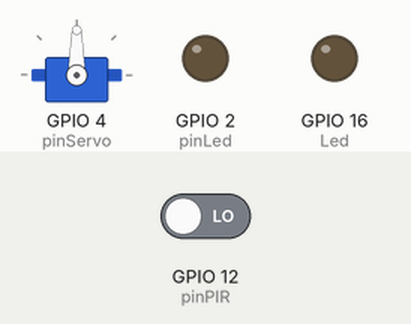
This sketch was run on a simulated ESP32. Shown: servo, output pins drawn as LEDs (lit = HIGH). The inputs (shaded band) are chosen by the test bench; at power-on: GPIO 12 (pinPIR) LOW. WiFi joins after 1.5 s; servers stay silent unless stated; no MQTT or app messages arrive unless stated; what the sketch prints to the serial monitor is not drawn.

Above: at 2.7 s.
2.8 s: GPIO 12 (pinPIR) driven HIGH
At 4.2 s:
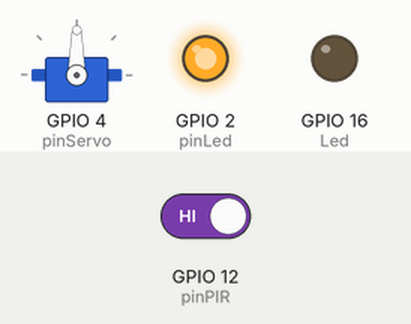
5.8 s: GPIO 12 (pinPIR) driven LOW
At 9.2 s:
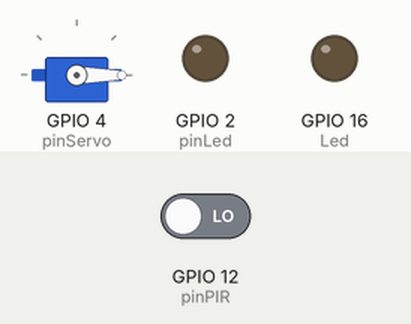
Timing chart, 0 to 10.7 s (numbered marks = the images above; inputs shaded):
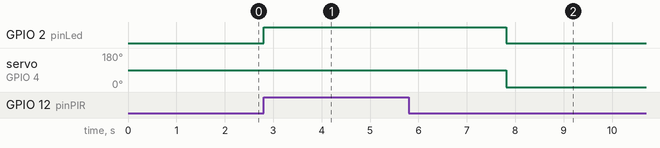

Measured:
- after the input at 2.8 s, GPIO 2 (pinLed): LOW → HIGH at once; servo on GPIO 4 (pinServo): stays 90° (without the input it goes to 0° after 2.2 s)
- after the input at 5.8 s, GPIO 2 (pinLed): HIGH → LOW after 2.0 s; servo on GPIO 4 (pinServo): 90° → 0° after 2.0 s

The sketch:

Proyecto-Pir.ino
```cpp
#include <ESP32Servo.h>
#include <WiFi.h>
#include <PubSubClient.h>

WiFiClient esp32Client;
PubSubClient mqttClient(esp32Client);

const char* ssid = "INFINITUM0D51_2.4";
const char* pass = "XaZ4hU9VCZ";
char* server = "44.206.123.12";
const int mqttPort = 1883;

char* subscribeTopic = "";
char* publishTopic = "esp32.Datos";
const char* mqttUser = "guest";
const char* mqttPassword = "guest";

int var = 0;
char datos[40];
String resultS = "";

void wifiInit() {
    Serial.print("Conectándose a ");
    Serial.println(ssid);

    WiFi.begin(ssid, pass);

    while (WiFi.status() != WL_CONNECTED) {
        Serial.print(".");
        delay(500);
    }
    Serial.println("");
    Serial.println("Conectado a WiFi");
    Serial.println("Dirección IP: ");
    Serial.println(WiFi.localIP());
}

void reconnect() {
    while (!mqttClient.connected()) {
        Serial.print("Intentando conectarse MQTT...");

        if (mqttClient.connect("arduinoClient", mqttUser, mqttPassword)) {
            Serial.println("Conectado");

            mqttClient.subscribe(subscribeTopic);
        } else {
            Serial.print("Fallo, rc=");
            Serial.print(mqttClient.state());
            Serial.println(" intentar de nuevo en 5 segundos");
            // Esperar 5 segundos antes de intentar de nuevo
            delay(5000);
        }
    }
}

void callback(char* topic, byte* payload, unsigned int length) {
    Serial.print("Mensaje recibido [");
    Serial.print(topic);
    Serial.print("] ");

    char payload_string[length + 1];

    int resultI;

    memcpy(payload_string, payload, length);
    payload_string[length] = '\0';
    resultI = atoi(payload_string);

    var = resultI;
    resultS = "";
    for (int i = 0; i < length; i++) {
        resultS = resultS + (char)payload[i];
    }
    Serial.println();
}

// Agregar las variables relacionadas con el sensor PIR
int pinServo = 4;
int Led = 16;
Servo servo;
int pinLed = 2;
int pinPIR = 12;
bool objetoDetectadoFlag = false;
bool mostrarDeteccion = false;
int contadorObjetos = 0;
unsigned long tiempoDeteccion = 0;
bool servoVueltaOriginal = false; // Indica si el servo ha vuelto a su posición original

// Eliminar la función "readUltrasonicDistance"

void setup() {
    Serial.begin(115200);
    pinMode(pinPIR, INPUT); // Configurar el pin del sensor PIR como entrada
    pinMode(pinLed, OUTPUT);
    pinMode(Led, OUTPUT);
    servo.attach(pinServo);
    wifiInit();
    mqttClient.setServer(server, mqttPort);
    mqttClient.setCallback(callback);
}

void loop() {
    if (!mqttClient.connected()) {
        reconnect();
    }
    mqttClient.loop();

    // Leer el estado del sensor PIR
    int pirState = digitalRead(pinPIR);

    char payload[50]; // Puedes ajustar el tamaño según los datos que enviarás
    snprintf(payload, sizeof(payload), "Personas" ); // Cambiar el mensaje por "Persona"

    if (pirState == HIGH && !objetoDetectadoFlag) { // Si se detecta movimiento y aún no se ha registrado un objeto detectado
        digitalWrite(pinLed, HIGH);
        objetoDetectadoFlag = true;
        mostrarDeteccion = true;
        contadorObjetos++;
        servo.write(90);
        tiempoDeteccion = millis();
        servoVueltaOriginal = false; // Reiniciar el indicador de retorno a la posición original
    } else if (pirState == LOW) { // Si no se detecta movimiento
        objetoDetectadoFlag = false;
        if (!servoVueltaOriginal && millis() - tiempoDeteccion >= 5000) {
            servo.write(0);
            digitalWrite(pinLed, LOW);
            if (tiempoDeteccion >= 3000) {
                digitalWrite(Led, HIGH);
                delay(1000);
                digitalWrite(Led, LOW);
                delay(10);
            }
            servoVueltaOriginal = true; // Indicar que el servo ha vuelto a la posición original
        }
    }
    if (mostrarDeteccion) {
        Serial.println("A Entrado una Persona");
        Serial.print("||||");
        Serial.print(" Contador: ");
        Serial.println(contadorObjetos);
        mostrarDeteccion = false;
        if (mqttClient.connected()) {
            mqttClient.publish(publishTopic, payload); // Publicar los datos en el tópico MQTT
        }
    }
    delay(10);
}
```
